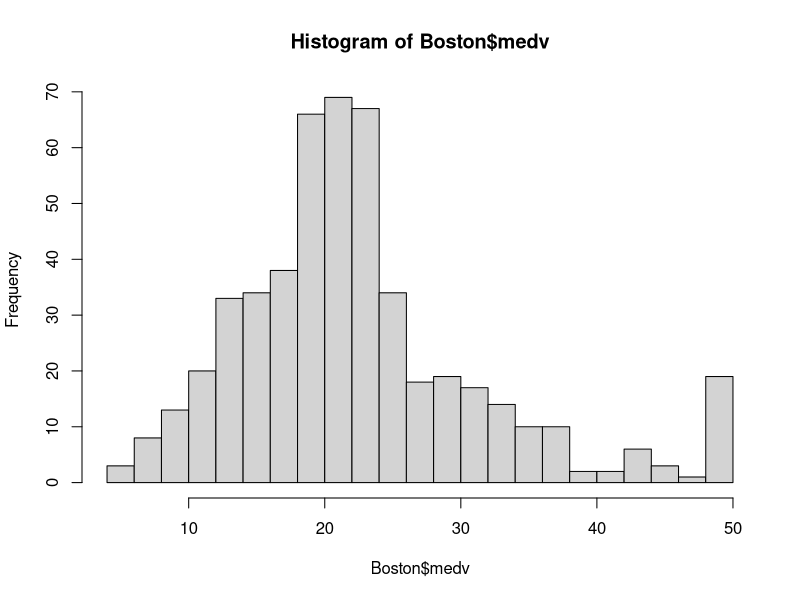
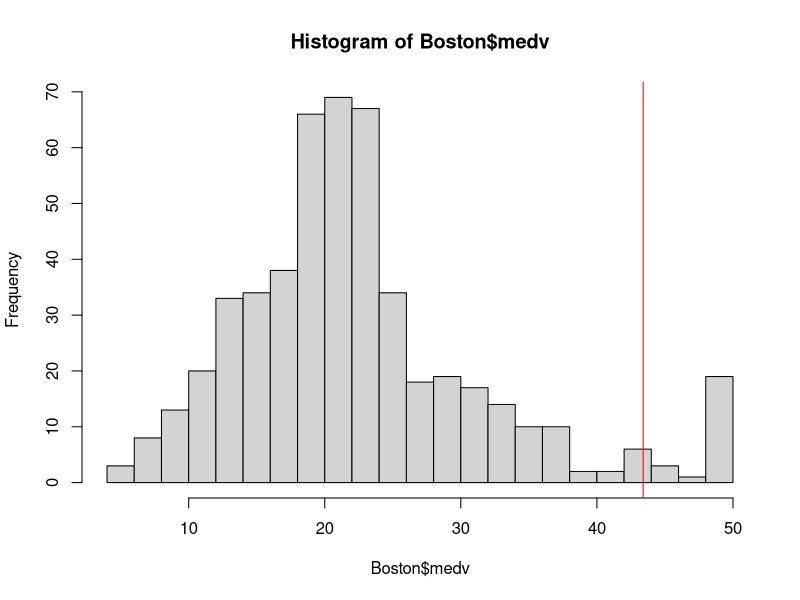
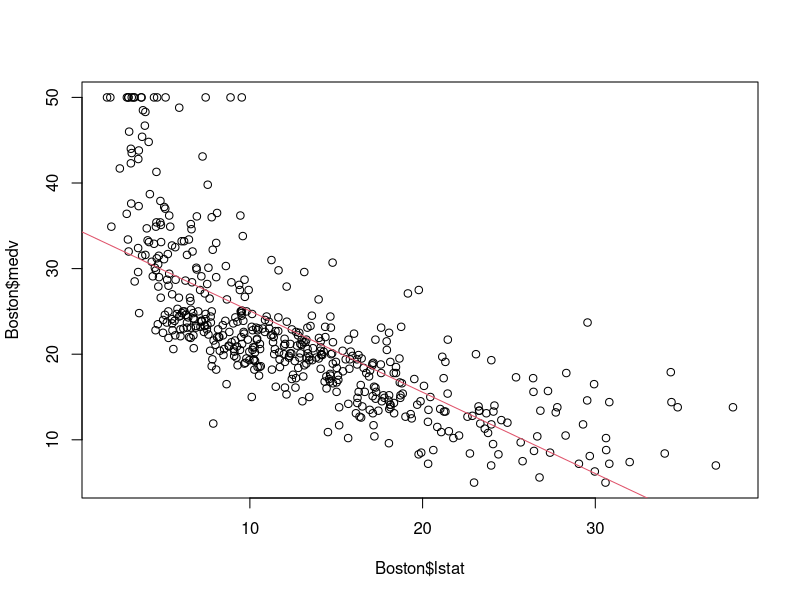
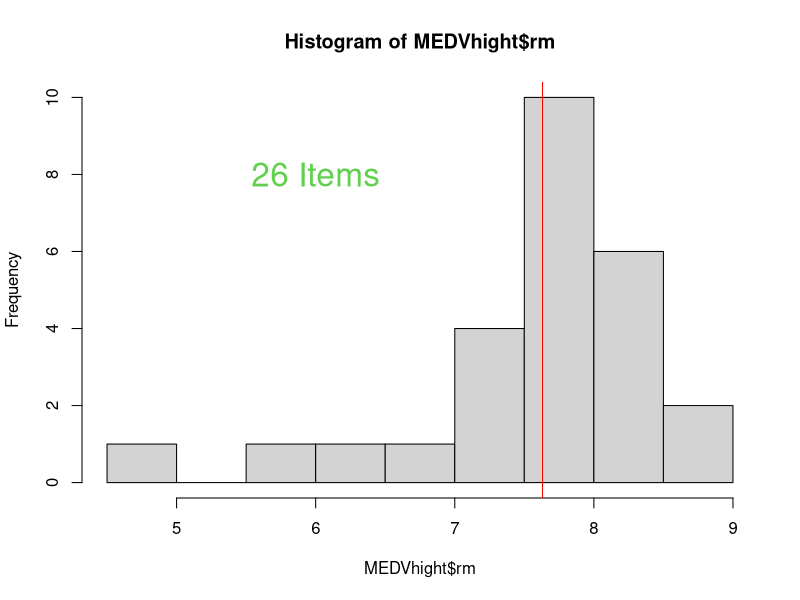
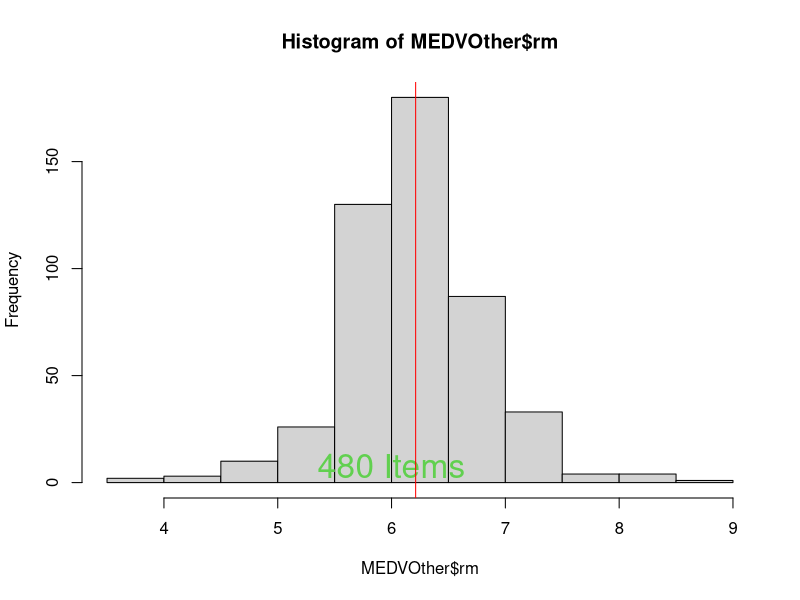

Here is the R script that generated these plots, in order:
## ---- chunk 1
summary(cars)
## ---- chunk 2
library(MASS)
#介紹引入套件
data(Boston)
## ---- chunk 3
head(Boston)

## ---- chunk 4
quantile(Boston$medv, c(0.95, 0.9))
## ---- chunk 5
hist(Boston$medv, breaks = 20)
## ---- chunk 6
hist(Boston$medv, breaks = 20)
abline(v = 43.4, col="red")
## ---- chunk 7
MEDVhight = subset(Boston,Boston$medv>=43.4)
MEDVOther = subset(Boston,Boston$medv< 43.4)
# MEDVhight 為房價高的資料
# MEDVOther 其他資料
## ---- chunk 8
#colMeans(MEDVhight)
## ---- chunk 9
#colMeans(MEDVOther)
## ---- chunk 10
#rbind(colMeans(MEDVhight),colMeans(MEDVOther))
## ---- chunk 11
#解釋1非常正相關 -1是非常負相關
#cor(Boston$medv,Boston)

#barplot(cor(Boston$medv,Boston))

#與房間數是正相關,與低收入戶比例負相關

#看低收入戶比例
plot(Boston$lstat,Boston$medv)
LM=lm(Boston$medv~Boston$lstat)
abline(LM,col=2)
#練習房間數與房價的關係

## ---- chunk 12
cor(MEDVhight$medv,MEDVhight$rm)
cor(MEDVOther$medv,MEDVOther$rm)
## ---- chunk 13
hist(MEDVhight$rm)
ObsHigh=paste(length(MEDVhight$rm),"Items",sep=" ")
text(6,8,ObsHigh,cex= 2,col=3)
abline(v = mean(MEDVhight$rm), col="red")
hist(MEDVOther$rm)
ObsOther=paste(length(MEDVOther$rm),"Items",sep=" ")
text(6,8,ObsOther,cex= 2,col=3)
abline(v = mean(MEDVOther$rm), col="red")
## ---- chunk 14
Boston2=Boston
Boston2$Income=cut(Boston$lstat,breaks=3)
Boston2$Income

Boston2$Income= cut(Boston$lstat,breaks=3,labels=c("H","M","L"))
MEDVhight2 = subset(Boston,Boston$medv>=43.4)
MEDVhight2$Income
#富裕區收入都是High Level
## ---- chunk 15
str(Boston)
## ---- chunk 16
x=1 
## ---- chunk 17
Month1=c(1,2,3,4,5,6,7,8,9,10,11,12)
length(Month1)
Month2=1:12
length(Month2)
## ---- chunk 18
TaipeiTem=c(16.1,16.5,18.5 ,	21.9 ,	25.2 ,	27.7 ,	29.6 ,	29.2,27.4,24.5 ,	21.5 ,	17.9)
HengchunTem=c(20.7 , 21.4 , 23.2 ,  25.2 ,	27.0 ,	27.9 ,	28.4 ,	28.1 ,	27.4 ,	26.3 ,	24.3 ,	21.7)
names(TaipeiTem)=Month1
names(HengchunTem)=Month2
## ---- chunk 19
1:3
c(1, 2, 3) + 1

## ---- chunk 20
1:3 * 2
## ---- chunk 21
x <- c(1L, 2.0, "3")
class(x)
x
## ---- chunk 22
x <- "abc";y <- "dbbbe"
paste(x, y, sep=",")
## ---- chunk 23
strsplit(x, "b")
## ---- chunk 24
name1<-"郭雪芙"
substring(name1, 1, 1)
name2<-"金城武"
substring(name2, 1, 2)
## ---- chunk 25
x <- c("F","M","F","F")
x
x <- factor(c("F","M","F","F"), levels=c("F","M"))
x
x <- factor(c("F","M","F","F"), levels=c("F"))
levels(x)
as.integer(x)
## ---- chunk 26
#農業社會 男女男卑
Argri <- factor(c("F","M","F","F"),order=TRUE,levels=c("F","M"))

#阿美族 女尊男卑
Amis <- factor(c("F","M","F","F"),order=FALSE,levels=c("F","M"))
#應該要用
Amis <- factor(c("F","M","F","F"),order=TRUE,levels=c("M","F"))
#舉一個認真的例子 - 班上一號到六號分別拿到A,B,C的級別
rank=factor(c("C","A","B","B","C","C"),order=TRUE,level=c("C","B","A"))
rank
rank[1]<rank[2]

## ---- chunk 27
1 + 2
## ---- chunk 28
1 - 2
## ---- chunk 29
1 * 2
## ---- chunk 30
1L / 2L
## ---- chunk 31
x <- 1
x < 2
x <= 1
## ---- chunk 32
x<-list(1L,2,"3")
## ---- chunk 33
x<-list(1L,2,"3",mean)
## ---- chunk 34
Serial=c(1,2,3)
RBasicTeacher=c("Dboy", "Ning", "Noha")
RBasicRbind=rbind(Serial,RBasicTeacher)
## ---- chunk 35
Serial=c(1,2,3)
RBasicTeacher=c("Dboy", "Ning", "Noha")
RBasicCbind=cbind(Serial,RBasicTeacher)
RBasic=cbind(c(1,2,3),c("Dboy", "Ning", "Noha"))
## ---- chunk 36
PageView <- read.table(header=TRUE, text='
     Date       PageView Rating
           7/1      1231     6.7
           7/2      5423    4.5
           7/3      3219    3.7
           7/4       998    3.3
           7/5       3241    4.1
           7/6       1223    5.2')
Promotion <- read.table(header=TRUE, text='
     Date       Promotion 
           7/1      N
           7/2      Y
           7/3      Y
           7/4      N
           7/5      Y
           7/6      N   ')

merge(PageView,Promotion,"Date")
## ---- chunk 37
as.numeric("2")
as.integer("a")
## ---- chunk 38
x <- c(1, 2, 3, 2, 3, 2, 1)
as.character(x) # 字串
factor(x) # ??用剛才dataframe作
## ---- chunk 39
x <- c("1", "2", "3", "2", "a")
as.numeric(x)
## ---- chunk 40
gdp <- c("5,023,763", "5,614,679", "6,205,338")
as.numeric(gsub(",", "", gdp))
## ---- chunk 41
factor_example=factor(c("三年甲班", "三年乙班", "三年甲班"))
summary(factor_example)
## ---- chunk 42
character_example=c("a","b","c")
summary(character_example)
## ---- chunk 43
list_example <- list(1L, 2.0, "3")
summary(list_example)
## ---- chunk 44
summary(Boston)
## ---- chunk 45
x <- 1:5
x[2:3]
## ---- chunk 46
x <- 1:5
x > 3
x[x > 3]
## ---- chunk 47
# 先印出台北跟恆春每個月平均溫度
TaipeiTem
HengchunTem
## ---- chunk 48
TaipeiTem>20
TaipeiHotMonths = TaipeiTem[TaipeiTem>20]
## ---- chunk 49
SelectMonth= HengchunTem>20
HengchunHotMonths = HengchunTem[SelectMonth==TRUE]
## ---- chunk 50
 TaipeiTem[7:9]
mean(TaipeiTem[7:9])
HengchunTem[7:9]
mean(HengchunTem[7:9])
## ---- chunk 51
# TaipeiTem[1,2,12]

mean(TaipeiTem[c(1,2,12)])
mean(HengchunTem[c(1,2,12)])
## ---- chunk 52
TemTable=rbind(TaipeiTem,HengchunTem)
TemTable
#選取台北二月的溫度
TemTable[1,2]
#選取二月的溫度
TemTable[,2]
TemTable[1,]
#??TemTable[HengchunTem]
#?? 
#??如何出現2的字樣
## ---- chunk 53
head(Boston)
head(Boston[["crim"]]) # head(power$name)
